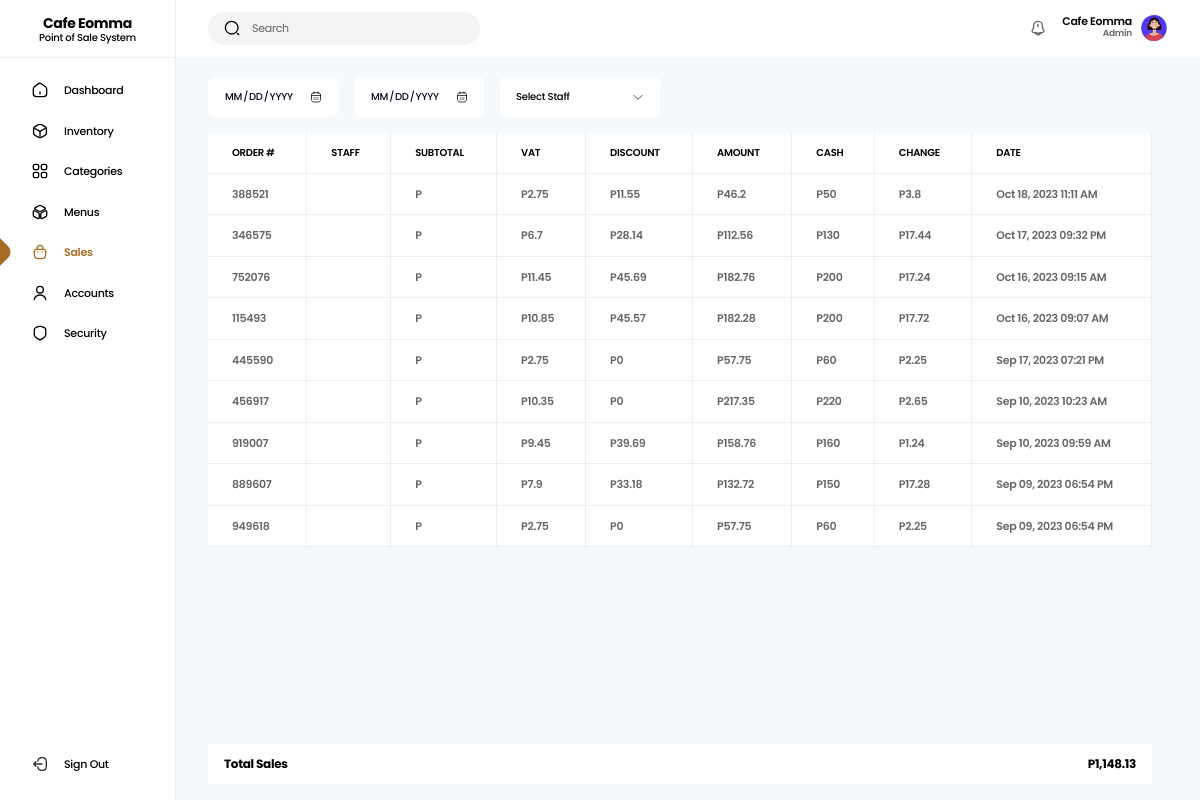
/app/Views/orders.php (signed in), run on an earlier commit of the app's database.
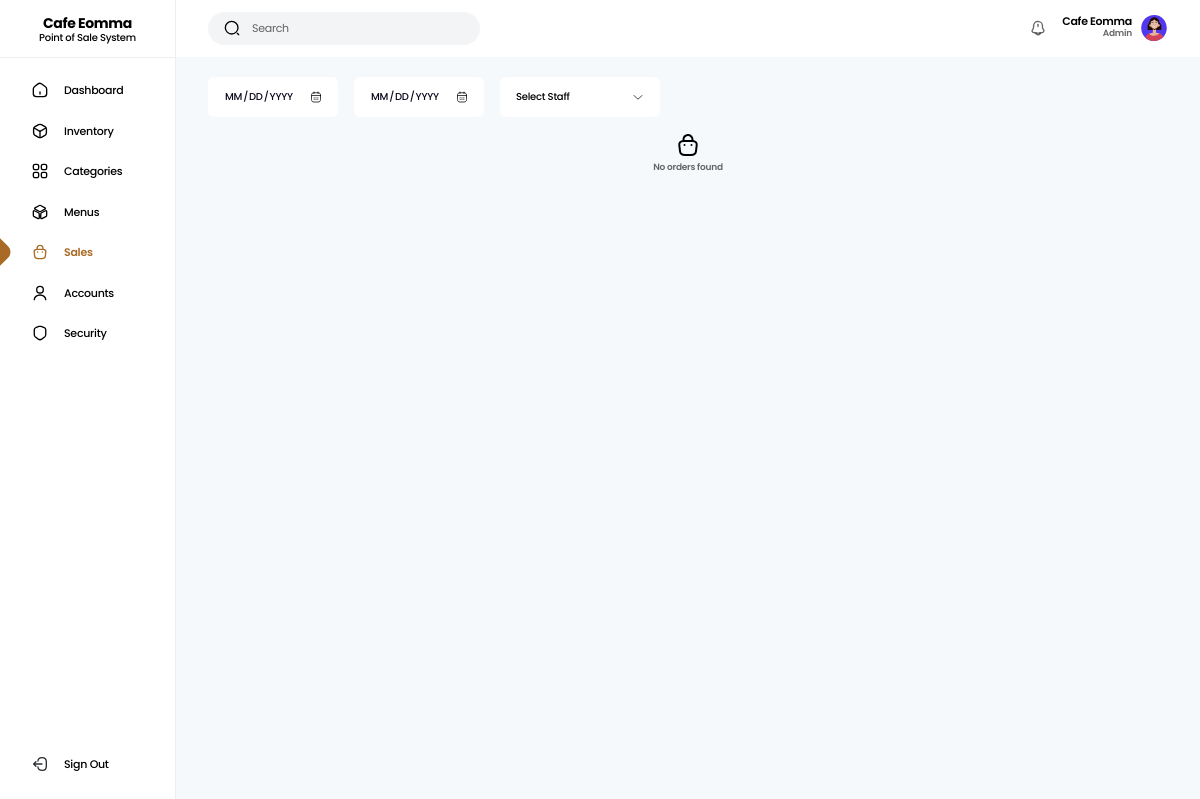
And on a later commit of the database.
### tables this page shows
CREATE TABLE `orders` (
  `id` int(11) NOT NULL,
  `order_id` varchar(200) NOT NULL,
  `staff_id` varchar(200) NOT NULL,
  `order_no` int(11) NOT NULL,
  `order_quantity` int(11) NOT NULL,
  `subtotal` float(10,2) NOT NULL,
  `amount` float(10,2) NOT NULL,
  `discount` float(10,2) NOT NULL,
  `vat` float(10,2) NOT NULL,
  `cash` int(11) NOT NULL,
  `order_change` float(10,2) NOT NULL,
  `order_status` varchar(30) NOT NULL,
  `date_added` datetime NOT NULL
);

### config/init.php (called while the page is built, shortened)
<?php
$database = new Database();
$conn = $database->getConnetion($_ENV['DB_HOST'], $_ENV['DB_NAME'], $_ENV['DB_USERNAME'], $_ENV['DB_PASSWORD']);
$helper = new DbHelper($conn);
$orderController = new OrderController($helper);

### app/Utils/Utilities.php (called while the page is built, shortened)
<?php
class Utilities
{
  public static function formatDate(string $date, string $format): string
  {
    return date($format, strtotime($date));
  }
  public static function isAdmin(): bool
  {
    return isset($_SESSION['role']) AND $_SESSION['role'] == "b2fd54eb-4e49-11ee-8673-088fc30176f9" ? true : false;
  }
  public static function isEmployee(): bool
  {
    return isset($_SESSION['role']) AND $_SESSION['role'] == "b2fd6f62-4e49-11ee-8673-088fc30176f9" ? true : false;
  }
}

### app/Controllers/OrderController.php (called while the page is built, shortened)
<?php
class OrderController
{
  private $helper;
  public function __construct(DbHelper $helper)
  {
    $this->helper = $helper;
  }
  public function show(): array
  {
    if (Utilities::isEmployee()) {
      $this->helper->query("SELECT * FROM `orders` WHERE `staff_id` = ? ORDER BY `id` DESC", [$_SESSION['uid']]);
    } else {
      $this->helper->query("SELECT * FROM `orders` o LEFT JOIN `accounts` a ON o.staff_id=a.user_id ORDER BY o.id DESC");
    }
    return $this->helper->fetchAll();
  }
}

### app/Utils/DbHelper.php (called while the page is built, shortened)
<?php
class DbHelper
{
  private $stmt;
  private $conn;
  public function __construct(PDO $db)
  {
    $this->conn = $db;
  }
  public function query(string $query, array $values = []): string
  {
    $this->stmt = $this->conn->prepare($query);
    return empty($values)
      ? $this->stmt->execute()
      : $this->stmt->execute($values);
  }
  public function fetchAll(): array
  {
    return $this->stmt->fetchAll(PDO::FETCH_OBJ);
  }
}

### app/Views/orders.php (the view, shortened to what the changed rows need)
<?php
  require_once __DIR__.'/../../config/init.php';
  require('./app/Views/partials/_header.php');
?>
  <main class="min-h-screen grid md:grid-cols-[11rem_auto] bg-light-gray">
    <section>
      <div class="pt-20 md:pt-5 pb-5 px-8">
        <?php if(count($orderController->show()) > 0){ ?>
          <div class="w-[calc(100vw-3.5rem)] md:w-[calc(100vw-16rem)] bg-white overflow-x-auto">
            <table class="w-full text-left border-collapse whitespace-nowrap">
              <thead>
                <th class="text-[10px] border-l-0 border-t-0">Order #</th>
                <?php if (Utilities::isAdmin()){ ?>
                  <th class="text-[10px] border-t-0">Staff</th>
                <?php } else { ?>
                  <th class="text-[10px] border-t-0">Quantity</th>
                <?php } ?>
                <th class="text-[10px] border-t-0">Subtotal</th>
                <th class="text-[10px] border-t-0">VAT</th>
                <th class="text-[10px] border-t-0">Discount</th>
                <th class="text-[10px] border-t-0">Amount</th>
                <th class="text-[10px] border-t-0">Cash</th>
                <th class="text-[10px] border-t-0">Change</th>
                <th class="text-[10px] border-t-0">Date</th>
              </thead>
              <tbody>
              <?php
                $total_sales = 0;
                foreach($orderController->show() as $order):
                  $total_sales += $order->amount;
              ?>
                <tr class="sales-row search-area border-b border-b-gray-300/40 last:border-b-none hover:bg-gray-100 transition-all duration-200 cursor-pointer" data-id="<?= $order->order_id ?>">
                  <td class="finder1 border border-gray-300/40 border-l-0"><?= $order->order_no ?></td>
                  <?php if (Utilities::isAdmin()){ ?>
                    <td class="finder2 staffFinder border border-gray-300/40" data-id="<?= $order->staff_id ?>"><?= $order->fullname ?></td>
                  <?php } else {  ?>
                    <td class="finder2 border border-gray-300/40"><?= $order->order_quantity > 1 ? $order->order_quantity." Items" : $order->order_quantity." Item" ?></td>
                  <?php } ?>
                  <td class="finder3 border border-gray-300/40">P<?= $order->subtotal ?></td>
                  <td class="border border-gray-300/40">P<?= $order->vat ?></td>
                  <td class="border border-gray-300/40">P<?= $order->discount ?></td>
                  <td class="finder3 salesFinder border border-gray-300/40">P<?= $order->amount ?></td>
                  <td class="finder4 border border-gray-300/40">P<?= $order->cash ?></td>
                  <td class="border border-gray-300/40">P<?= $order->order_change ?></td>
                  <td class="finder5 border border-gray-300/40"><?= Utilities::formatDate($order->date_added, "M d, Y h:i A") ?></td>
                </tr>
              <?php endforeach ?>
              </tbody>
            </table>
          </div>
          <div class="fixed bottom-4 left-8 md:left-[13rem] w-[calc(100vw-3.5rem)] md:w-[calc(100vw-16rem)] flex justify-between items-center bg-white py-3 px-4">
            <p class="text-xs text-black font-bold">Total Sales</p>
            <p class="total-sales text-xs text-black font-bold">P<?= number_format($total_sales, 2) ?></p>
          </div>
        <?php } else{ ?>
          <div class="min-h-[calc(100vh-10rem)] flex flex-col items-center justify-center gap-1">
            <img src="<?php echo SYSTEM_URL ?>public/icons/order.svg" alt="order" class="w-6 h-6">
            <p class="text-[9px] font-semibold text-black/60 text-center">No orders found</p>
          </div>
        <?php } ?>
      </div>
    </section>
  </main>
<?php require('./app/Views/partials/_footer.php') ?>

What changed in the data, as far as the page shows it:
removed orders: order_no "388521", vat "2.75", discount "11.55", amount "46.2", cash "50", order_change "3.8", date_added "Oct 18, 2023 11:11 AM"
removed orders: order_no "346575", vat "6.7", discount "28.14", amount "112.56", cash "130", order_change "17.44", date_added "Oct 17, 2023 09:32 PM"
removed orders: order_no "752076", vat "11.45", discount "45.69", amount "182.76", cash "200", order_change "17.24", date_added "Oct 16, 2023 09:15 AM"
removed orders: order_no "115493", vat "10.85", discount "45.57", amount "182.28", cash "200", order_change "17.72", date_added "Oct 16, 2023 09:07 AM"
removed orders: order_no "445590", vat "2.75", discount "0", amount "57.75", cash "60", order_change "2.25", date_added "Sep 17, 2023 07:21 PM"
removed orders: order_no "456917", vat "10.35", discount "0", amount "217.35", cash "220", order_change "2.65", date_added "Sep 10, 2023 10:23 AM"
removed orders: order_no "919007", vat "9.45", discount "39.69", amount "158.76", cash "160", order_change "1.24", date_added "Sep 10, 2023 09:59 AM"
removed orders: order_no "889607", vat "7.9", discount "33.18", amount "132.72", cash "150", order_change "17.28", date_added "Sep 09, 2023 06:54 PM"
removed orders: order_no "949618", vat "2.75", discount "0", amount "57.75", cash "60", order_change "2.25", date_added "Sep 09, 2023 06:54 PM"
Also different on the page:
$total_sales: "1,148.13" → (not shown)
text no longer shown: "ORDER # STAFF SUBTOTAL VAT DISCOUNT AMOUNT CASH CHANGE DATE Total Sales P"
text now shown: "No orders found"
